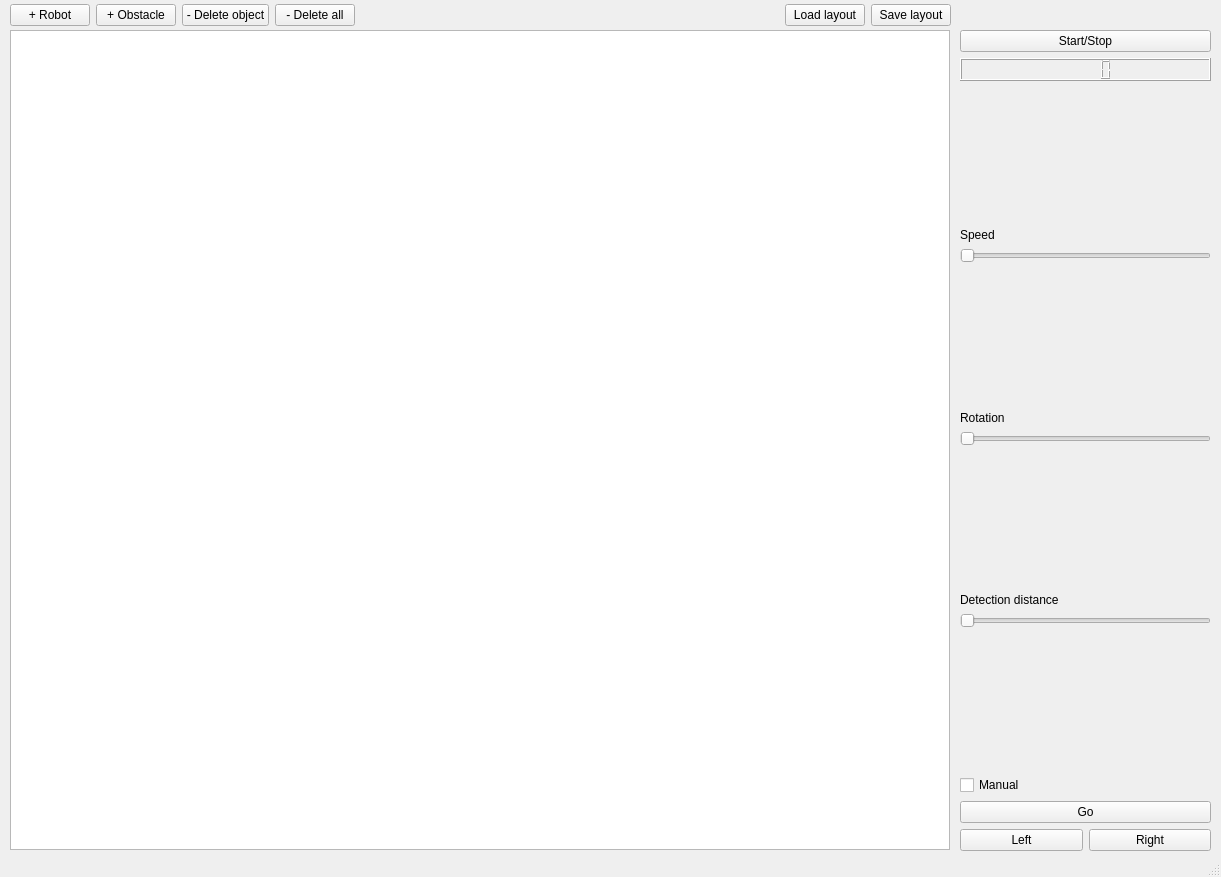
<?xml version="1.0" encoding="UTF-8"?>
<ui version="4.0">
 <class>MainWindow</class>
 <widget class="QMainWindow" name="MainWindow">
  <property name="geometry">
   <rect>
    <x>0</x>
    <y>0</y>
    <width>1221</width>
    <height>877</height>
   </rect>
  </property>
  <property name="minimumSize">
   <size>
    <width>1</width>
    <height>1</height>
   </size>
  </property>
  <property name="windowTitle">
   <string>MainWindow</string>
  </property>
  <widget class="QWidget" name="centralwidget">
   <widget class="QGraphicsView" name="graphicsView">
    <property name="geometry">
     <rect>
      <x>10</x>
      <y>30</y>
      <width>940</width>
      <height>820</height>
     </rect>
    </property>
   </widget>
   <widget class="QWidget" name="verticalLayoutWidget">
    <property name="geometry">
     <rect>
      <x>960</x>
      <y>30</y>
      <width>251</width>
      <height>821</height>
     </rect>
    </property>
    <layout class="QVBoxLayout" name="verticalLayout">
     <item>
      <widget class="QPushButton" name="StartStopSimulationButton">
       <property name="text">
        <string>Start/Stop</string>
       </property>
      </widget>
     </item>
     <item>
      <widget class="QLCDNumber" name="timeElapsedLCD">
       <property name="minimumSize">
        <size>
         <width>0</width>
         <height>23</height>
        </size>
       </property>
      </widget>
     </item>
     <item>
      <spacer name="verticalSpacer_3">
       <property name="orientation">
        <enum>Qt::Vertical</enum>
       </property>
       <property name="sizeHint" stdset="0">
        <size>
         <width>20</width>
         <height>40</height>
        </size>
       </property>
      </spacer>
     </item>
     <item>
      <widget class="QLabel" name="label_3">
       <property name="text">
        <string>Speed</string>
       </property>
      </widget>
     </item>
     <item>
      <widget class="QSlider" name="SpeedSlider">
       <property name="orientation">
        <enum>Qt::Horizontal</enum>
       </property>
      </widget>
     </item>
     <item>
      <spacer name="verticalSpacer_2">
       <property name="orientation">
        <enum>Qt::Vertical</enum>
       </property>
       <property name="sizeHint" stdset="0">
        <size>
         <width>20</width>
         <height>40</height>
        </size>
       </property>
      </spacer>
     </item>
     <item>
      <widget class="QLabel" name="label_2">
       <property name="text">
        <string>Rotation</string>
       </property>
      </widget>
     </item>
     <item>
      <widget class="QSlider" name="RotationSlider">
       <property name="orientation">
        <enum>Qt::Horizontal</enum>
       </property>
      </widget>
     </item>
     <item>
      <spacer name="verticalSpacer_4">
       <property name="orientation">
        <enum>Qt::Vertical</enum>
       </property>
       <property name="sizeHint" stdset="0">
        <size>
         <width>20</width>
         <height>40</height>
        </size>
       </property>
      </spacer>
     </item>
     <item>
      <widget class="QLabel" name="label">
       <property name="text">
        <string>Detection distance</string>
       </property>
      </widget>
     </item>
     <item>
      <widget class="QSlider" name="distanceSlider">
       <property name="orientation">
        <enum>Qt::Horizontal</enum>
       </property>
      </widget>
     </item>
     <item>
      <spacer name="verticalSpacer">
       <property name="orientation">
        <enum>Qt::Vertical</enum>
       </property>
       <property name="sizeHint" stdset="0">
        <size>
         <width>20</width>
         <height>40</height>
        </size>
       </property>
      </spacer>
     </item>
     <item>
      <widget class="QCheckBox" name="manualOverride">
       <property name="text">
        <string>Manual </string>
       </property>
      </widget>
     </item>
     <item>
      <widget class="QPushButton" name="forwardButton">
       <property name="text">
        <string>Go</string>
       </property>
      </widget>
     </item>
     <item>
      <layout class="QHBoxLayout" name="horizontalLayout_2">
       <item>
        <widget class="QPushButton" name="rotateLeftButton">
         <property name="text">
          <string>Left</string>
         </property>
        </widget>
       </item>
       <item>
        <widget class="QPushButton" name="rotateRightButton">
         <property name="text">
          <string>Right</string>
         </property>
        </widget>
       </item>
      </layout>
     </item>
    </layout>
   </widget>
   <widget class="QWidget" name="horizontalLayoutWidget">
    <property name="geometry">
     <rect>
      <x>10</x>
      <y>0</y>
      <width>941</width>
      <height>31</height>
     </rect>
    </property>
    <layout class="QHBoxLayout" name="horizontalLayout">
     <item>
      <widget class="QPushButton" name="addRobotButton">
       <property name="text">
        <string>+ Robot</string>
       </property>
      </widget>
     </item>
     <item>
      <widget class="QPushButton" name="addObstacleButton">
       <property name="text">
        <string>+ Obstacle</string>
       </property>
      </widget>
     </item>
     <item>
      <widget class="QPushButton" name="deleteObjectButton">
       <property name="text">
        <string>- Delete object</string>
       </property>
      </widget>
     </item>
     <item>
      <widget class="QPushButton" name="deleteAllButton">
       <property name="text">
        <string>- Delete all</string>
       </property>
      </widget>
     </item>
     <item>
      <spacer name="horizontalSpacer_3">
       <property name="orientation">
        <enum>Qt::Horizontal</enum>
       </property>
       <property name="sizeHint" stdset="0">
        <size>
         <width>40</width>
         <height>20</height>
        </size>
       </property>
      </spacer>
     </item>
     <item>
      <widget class="QPushButton" name="importButton">
       <property name="enabled">
        <bool>true</bool>
       </property>
       <property name="text">
        <string>Load layout</string>
       </property>
      </widget>
     </item>
     <item>
      <widget class="QPushButton" name="exportButton">
       <property name="contextMenuPolicy">
        <enum>Qt::NoContextMenu</enum>
       </property>
       <property name="text">
        <string>Save layout</string>
       </property>
      </widget>
     </item>
    </layout>
   </widget>
  </widget>
  <widget class="QStatusBar" name="statusbar"/>
 </widget>
 <tabstops>
  <tabstop>graphicsView</tabstop>
  <tabstop>addRobotButton</tabstop>
  <tabstop>addObstacleButton</tabstop>
  <tabstop>deleteObjectButton</tabstop>
  <tabstop>exportButton</tabstop>
  <tabstop>StartStopSimulationButton</tabstop>
  <tabstop>SpeedSlider</tabstop>
  <tabstop>RotationSlider</tabstop>
  <tabstop>distanceSlider</tabstop>
 </tabstops>
 <resources/>
 <connections/>
</ui>
